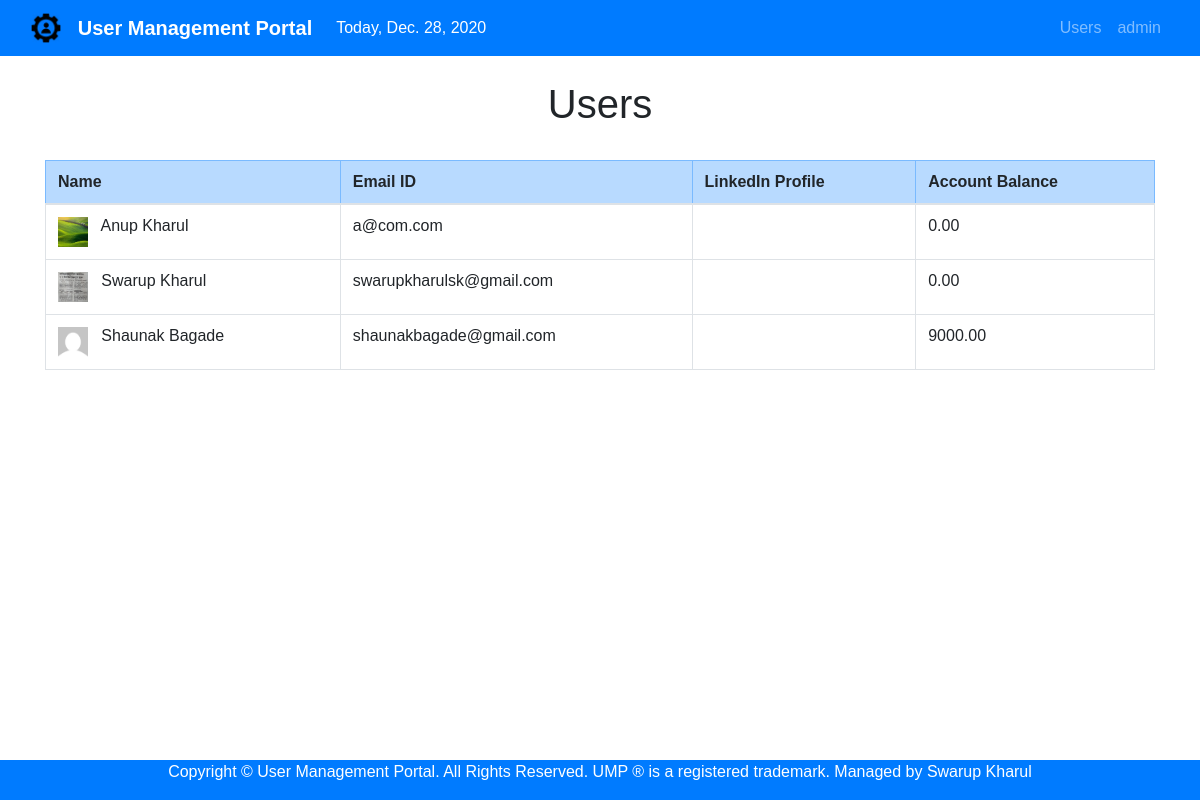
/users/, run on the app's committed database.
### user/models.py (models this page shows, shortened)
class User(models.Model):
    image = models.ImageField(upload_to='images/',default="default/default_user.png")
    name = models.CharField(max_length=100)
    balance = models.DecimalField(max_digits=10, decimal_places=2, default=0.00)
    email = models.EmailField(max_length=250)
    url = models.URLField(blank=True)

### user/views.py (the view)
# urls.py: path('users/', views.users, name='users'),
def users(request):
    users = User.objects.all()
    return render(request, 'user/users.html', {"date": date,"users":users})

### templates/user/users.html
{% extends "user/base.html" %}
{% block content %}
<br>
<center><h1>Users</h1></center>
<br>
<div class="table-responsive">
<table class="table table-bordered">
    <thead class="table-primary">
      <tr>
        <th scope="col">Name</th>
        <th scope="col">Email ID</th>
        <th scope="col">LinkedIn Profile</th>
        <th scope="col">Account Balance</th>
      </tr>
    </thead>
    <tbody>
{% for user in users %}
      <tr>
        <td><img src="{{ user.image.url }}" width="30" height="30" class="d-inline-block align-top"> &nbsp; {{ user.name }}</td>
        <td>{{ user.email }}</td>
        <td>{{ user.url }}</td>
        <td>{{ user.balance }}</td>
      </tr>
{% endfor %}
</tbody>
</table>
</div>
{% endblock %}

### templates/user/base.html (shortened to what this page needs)
{% load static %}
<html lang="en">
    <link rel="stylesheet" href="https://stackpath.bootstrapcdn.com/bootstrap/4.5.0/css/bootstrap.min.css">
<head>
</head>
<body>
    <nav class="navbar sticky-top navbar-expand-lg navbar-dark bg-primary">
        <div class="container-fluid">
            <a class="navbar-brand" href="{% url 'home' %}">
                 <img src="{% static 'user/manager.png' %}" width="30" height="30" class="d-inline-block align-top">
                <span> &nbsp; <b>User Management Portal</b></span>
            </a>
            <div class="collapse navbar-collapse" id="navbarNav">
                <ul class="navbar-nav mr-auto">
                    <li class="nav-item active"><a class="nav-link" href="#">Today, {{ date }} <span class="sr-only">(current)</span></a></li>
                    </ul>
                    <ul class="navbar-nav ml-auto">
                        <li class="nav-item">
                            <a class="nav-link" href="{% url 'users' %}">Users</a>
                        </li>
                        <li class="nav-item">
                            <a class="nav-link" href="/admin">admin</a>
                        </li>
                </ul>
            </div>
        </div>
        </nav>
        <div class="container">
{% block content %}
{% endblock %}
<footer>
    <div class="footer footer-expand-lg bg-primary"><div class="wrap"><center>
	<p>Copyright © User Management Portal. All Rights Reserved. UMP ® is a registered trademark.
	Managed by Swarup Kharul</p></center>
</div>
</div>
    </footer>
</body>
</html>

### templates/user/base.html (style rules this page uses)
* { font-family:'Franklin Gothic Medium', 'Arial Narrow', Arial, sans-serif; }
.footer { color:rgb(255, 255, 255); position: fixed; left: 0; bottom: 0; width: 100%; }

### data on the page
User: image (picture), name "Anup Kharul", email "a@com.com", balance "0.00"
User: image (picture), name "Swarup Kharul", email "swarupkharulsk@gmail.com", balance "0.00"
User: image (placeholder picture), name "Shaunak Bagade", email "shaunakbagade@gmail.com", balance "9000.00"

### other printed values
{{ date }} "Dec. 28, 2020"
